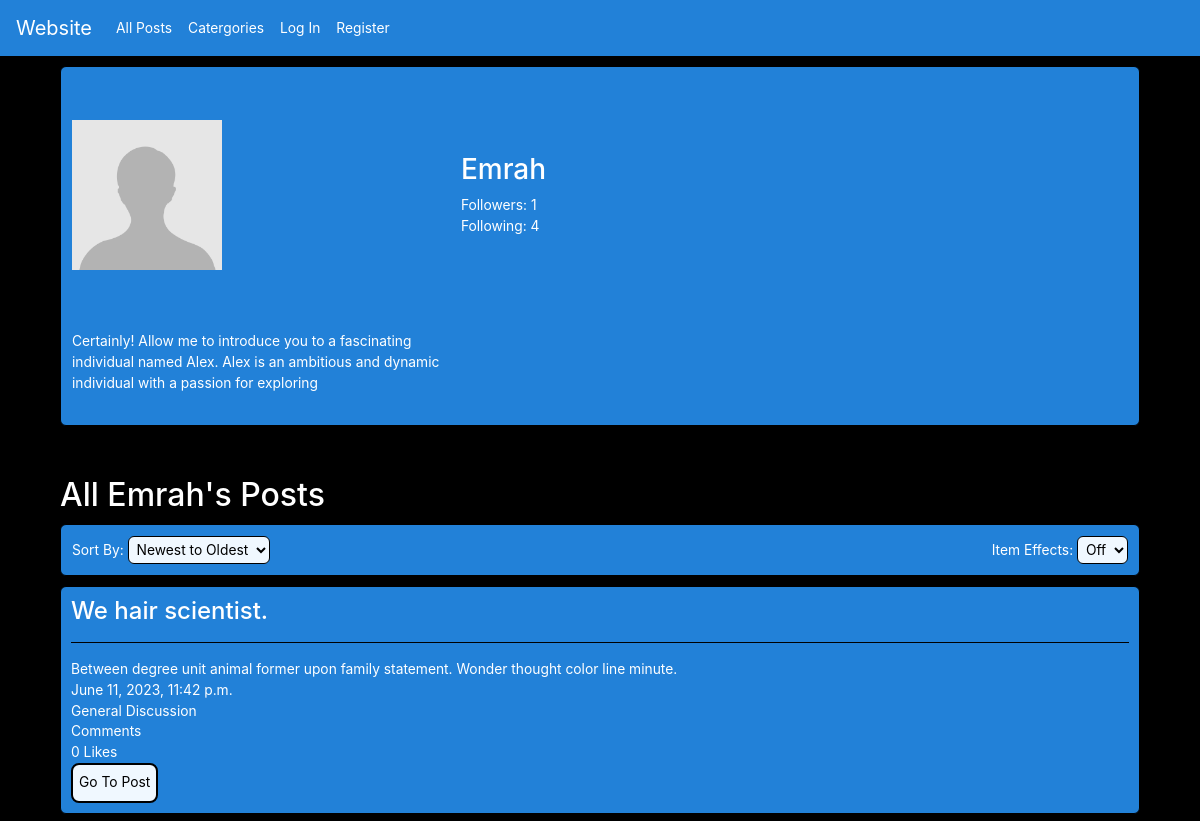
/profile/Emrah (upper part), run on an earlier commit of the app's database.
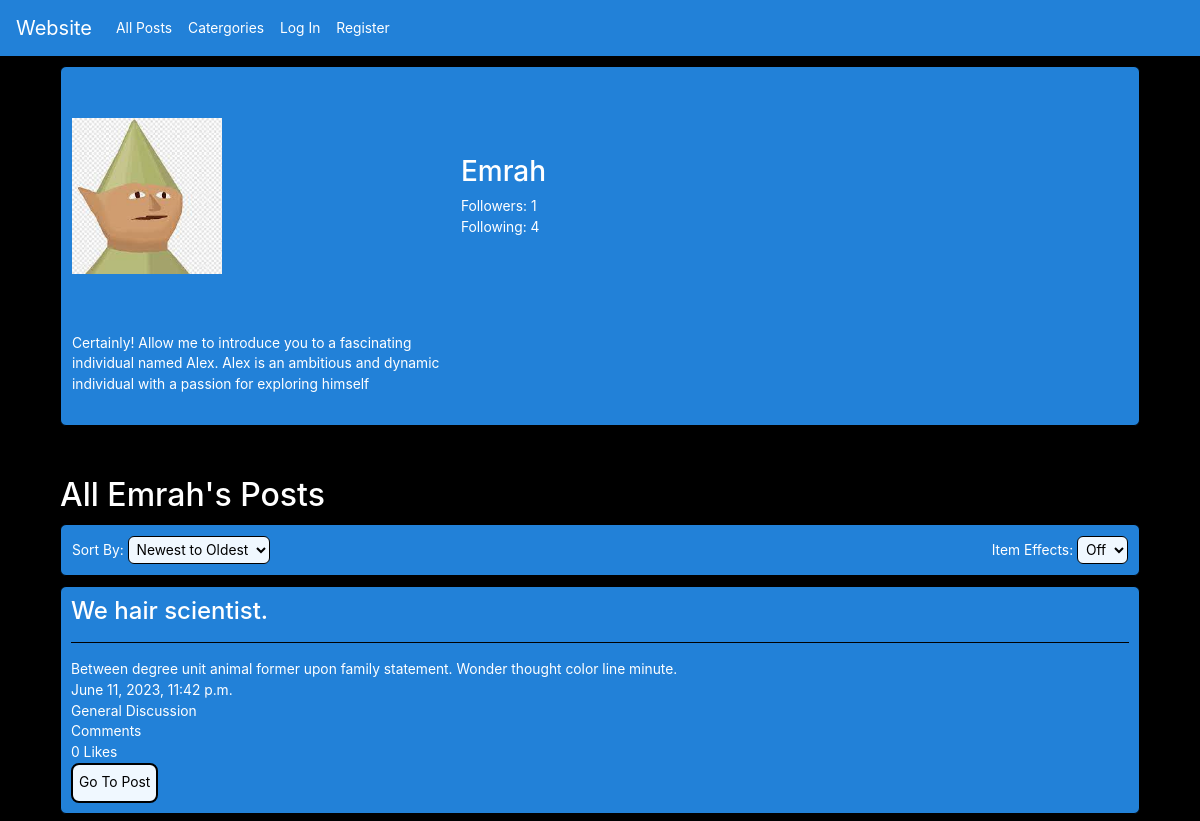
And on a later commit of the database.
### network/models.py (models this page shows, shortened)
class User(AbstractUser):
    id = models.AutoField(primary_key=True)
    username = models.CharField(unique=True, max_length=26)
    avatar = models.ImageField(upload_to='project4/network/static/network/images/', default='network/images/default.jpeg', unique=False)
    bio = models.CharField(max_length=350, default='Welcome to my account!')
    datetime_joined = models.DateTimeField(default=timezone.now)

class Post(models.Model):
    post = models.AutoField(primary_key=True)
    title = models.CharField(max_length=200, blank=False, null=False)
    text = models.CharField(max_length=2000, blank=False, null=False)
    user = models.ForeignKey('User', on_delete=models.CASCADE, related_name="post_poster")
    likes = models.ManyToManyField('User', blank=True, related_name="post_ikers")
    category = models.CharField(max_length=20, choices=CATEGORY_CHOICES, default='general')
    upload_time = models.DateTimeField(default=timezone.now)

### network/views.py (the view)
# urls.py: path("profile/<str:username>", views.profile, name="profile"),
def profile(request, username):
    user = User.objects.get(username = username)
    user_following = UserFollow.objects.filter(user = user)
    user_followers = UserFollow.objects.filter(is_now_following = user)
    sort = request.GET.get('sort')
    user_info  = {
        'id': user.id,
        'username': user.username,
        'following': len(user_following),
        'followers': len(user_followers),
        'avatar': user.avatar,
        'bio': user.bio,
    }
    following = UserFollow.objects.filter(user = user).values('is_now_following')
    followers = UserFollow.objects.filter(is_now_following = user).values('user')
    following_users = []
    for follow in following:
        current_user = User.objects.get(id = follow['is_now_following'])
        following_users.append(
            {
                'username': current_user.username,
                'id': current_user.id
            }
        )
    follower_users = []
    for follow in followers:
        current_user = User.objects.get(id = follow['user'])
        follower_users.append(
            {
                'username': current_user.username,
                'id': current_user.id
            }
        )
    posts = Post.objects.filter(user = user).annotate(like_count=Count('likes'), comment_count=Count('comment_post')).values('like_count', 'post', 'comment_count', 'category', 'upload_time', 'title', 'text', 'user', 'category')
    likers = Post.objects.filter(user = user).values_list('likes__username', flat=True)
    for post in posts:
        for choice in CATEGORY_CHOICES:
            if choice['code'] == post['category']:
                    post['category'] = choice['display']
    for post in posts:
        post['liked'] = False
        if post.get('like_count') != 0:
            if request.user.username in likers:
                post['liked'] = True
    return render(request, "network/profile.html", {
        'posts': posts,
        'user_info': user_info,
        'following_users': following_users,
        'follower_users': follower_users,
        'sort': sort
    })

### network/templatetags/myfilter.py (called while the page is built)
@register.filter
def sort_posts(posts, sort):
    if sort == "new_old":
        return sorted(posts, key=lambda post: post['upload_time'], reverse=True)
    elif sort == "old_new":
        return sorted(posts, key=lambda post: post['upload_time'])
    elif sort == "most_likes":
        return sorted(posts, key=lambda post: post['like_count'], reverse=True)
    elif sort == "least_likes":
        return sorted(posts, key=lambda post: post['like_count'])
    elif sort == "most_comments":
        return sorted(posts, key=lambda post: post['comment_count'], reverse=True)
    elif sort == "least_comments":
        return sorted(posts, key=lambda post: post['comment_count'])
    else:
        return posts

@register.filter
def limit(text):
    if len(text) > 150:
        truncated_text = text[:150]
        read_more = '...(read more)'
        styled_read_more = f'<span style="font-style: italic; color: lightGray;">{read_more}</span>'
        return mark_safe(truncated_text + styled_read_more)
    else:
        return text

### network/templates/network/profile.html (shortened to what this page needs)
{% extends "network/layout.html" %}
{% load myfilter %}
{% load static %}
{% block body %}
    <div id="profile_posts">
        <div id="user_info">
            <table>
                <tr>
                    <td>
                        <img src="{% static user_info.avatar %}" alt="My Image" width="150"></img>
                    </td>
                    <td>
                        <h3>{{ user_info.username }}</h3>
                        <p><span id="open_followers">Followers: {{ user_info.followers }}</span></p>
                        <p><span id="open_following">Following: {{ user_info.following }}</span></p>
                    </td>
                </tr>
                <tr>
                    <td>{{ user_info.bio }}</td>
                </tr>
                <tr>
                    <td>
                    </td>
                </tr>
            </table>
        </div>
        {% if user.username == user_info.username %}
        <h2>All My Posts</h2>
        {% else %}
        <h2>All {{ user_info.username }}'s Posts</h2>
        {% endif %}
        <div id="filters">
            <table>
                <tr>
                    <td id="row1">
                        <p style="display:inline">Sort By:</p>
                        <select id="sort">
                            <option selected value="new_old">Newest to Oldest</option>
                        </select>
                    </td>
                    <td id="row2">
                        <p style="display:inline">Item Effects:</p>
                        <select id="item_effects">
                            <option selected value="off">Off</option>
                        </select>
                    </td>
                </tr>
            </table>
        </div>
        {% for post in posts|sort_posts:sort %}
        <div class="profile_post" id='profile_post{{ forloop.counter }}'>
            <h4>{{ post.title }}</h4>
            <hr>
            <p>{{ post.text|limit }}</p>
            <p>{{ post.upload_time }}</p>
            <p>{{ post.category }}</p>
            <p>{{ post.comments_count }} Comments</p>
            {% if user.is_anonymous %}
            <p>{{ post.like_count }} Likes</p>
            {% endif %}
            <button type="button" id="gtp_button" data-postid="{{ post.post }}">Go To Post</button>
        </div>
        {% endfor %}
    </div>
{% endblock %}

### network/templates/network/layout.html (shortened to what this page needs)
{% load static %}
<!DOCTYPE html>
<html lang="en">
    <head>
        <link rel="stylesheet" href="https://stackpath.bootstrapcdn.com/bootstrap/4.4.1/css/bootstrap.min.css">
        <link rel="stylesheet" href="https://cdnjs.cloudflare.com/ajax/libs/font-awesome/5.15.3/css/all.min.css" />
        <link href="{% static 'network/styles.css' %}" rel="stylesheet">
    </head>
    <body>
        <nav class="navbar navbar-expand-lg navbar-light bg-light" id="nav_item">
            <a class="navbar-brand" href="/">Website</a>
            <div id="nav_bar_items">
              <ul class="navbar-nav mr-auto">
                <li class="nav-item">
                  <a class="nav-link" href="{% url 'index' %}">All Posts</a>
                </li>
                <li class="nav-item">
                    <a class="nav-link" href="{% url 'categories' %}">Catergories</a>
                </li>
                {% if user.is_authenticated %}
                    <li class="nav-item">
                        <a class="nav-link" href="{% url 'following' %}">Following</a>
                    </li>
                    <li class="nav-item">
                        <a class="nav-link" href="{% url 'logout' %}">Log Out</a>
                    </li>
                {% else %}
                    <li class="nav-item">
                        <a class="nav-link" href="{% url 'login' %}">Log In</a>
                    </li>
                    <li class="nav-item">
                        <a class="nav-link" href="{% url 'register' %}">Register</a>
                    </li>
                {% endif %}
              </ul>
            </div>
          </nav>
        <div class="body">
            {% block body %}
            {% endblock %}
        </div>
    </body>
</html>

### network/static/network/styles.css (style rules this page uses)
body { font-size: 1.15vw; background-color: black; color: white; }
body button { background-color: aliceblue; border-radius: 8px; border-style: solid; border-color: black; height: 5vh; }
body hr { background-color: black; }
body a { color: white; text-decoration: none; }
#profile_posts { margin: 10px auto 10px auto; width: 90vw; }
#profile_posts .profile_post { background-color: rgb(34, 129, 216); width: 100%; margin: 10px 0; padding: 10px; border: 1px solid black; border-radius: 6px; }
#profile_posts #user_info { background-color: rgb(34, 129, 216); height: 45vh; }
#profile_posts #user_info table { width: 45%; height: 100%; }
#profile_posts #filters { background-color: rgb(34, 129, 216); width: 100%; margin: 10px auto; padding: 10px; border: 1px solid black; border-radius: 6px; }
#profile_posts p { margin: 0; }
#user_info { padding: 10px; border: 1px solid black; border-radius: 6px; margin-bottom: 50px; }
#nav_item { background-color: rgb(34, 129, 216) !important; }
#nav_item a { color: white !important; }
#filters { background-color: rgb(34, 129, 216); width: 90%; margin: 10px 5%; padding: 10px; border: 1px solid black; border-radius: 6px; }
#filters #row2 { text-align: right; }
#filters table { width: 100%; }
#filters td { width: 50%; }
#filters select { padding: 4px; border-radius: 6px; background-color: aliceblue; border: 1px solid black; }

What changed in the data, as far as the page shows it:
changed User "Emrah": avatar: picture added in place of a placeholder; bio "Certainly! Allow me to introduce you to a fascinating individual named Alex. Alex is an ambitious and dynamic individual with a passion for exploring" → "Certainly! Allow me to introduce you to a fascinating individual named Alex. Alex is an ambitious and dynamic individual with a passion for exploring himself"
